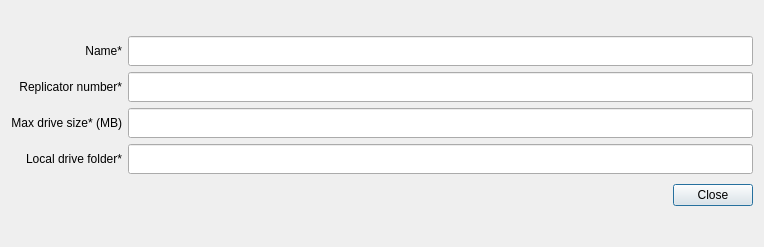
<?xml version="1.0" encoding="UTF-8"?>
<ui version="4.0">
 <class>DriveInfoDialog</class>
 <widget class="QDialog" name="DriveInfoDialog">
  <property name="geometry">
   <rect>
    <x>0</x>
    <y>0</y>
    <width>764</width>
    <height>247</height>
   </rect>
  </property>
  <property name="windowTitle">
   <string>Dialog</string>
  </property>
  <layout class="QVBoxLayout" name="verticalLayout">
   <item>
    <layout class="QGridLayout" name="gridLayout">
     <item row="1" column="1">
      <widget class="QLineEdit" name="m_replicatorNumber">
       <property name="minimumSize">
        <size>
         <width>450</width>
         <height>30</height>
        </size>
       </property>
       <property name="maximumSize">
        <size>
         <width>16777215</width>
         <height>30</height>
        </size>
       </property>
       <property name="text">
        <string/>
       </property>
      </widget>
     </item>
     <item row="0" column="1">
      <widget class="QLineEdit" name="m_driveName">
       <property name="minimumSize">
        <size>
         <width>450</width>
         <height>30</height>
        </size>
       </property>
       <property name="maximumSize">
        <size>
         <width>16777215</width>
         <height>30</height>
        </size>
       </property>
      </widget>
     </item>
     <item row="2" column="1">
      <widget class="QLineEdit" name="m_maxDriveSize">
       <property name="minimumSize">
        <size>
         <width>450</width>
         <height>30</height>
        </size>
       </property>
       <property name="maximumSize">
        <size>
         <width>16777215</width>
         <height>30</height>
        </size>
       </property>
       <property name="text">
        <string/>
       </property>
      </widget>
     </item>
     <item row="3" column="0">
      <widget class="QLabel" name="label_5">
       <property name="text">
        <string>Local drive folder*</string>
       </property>
       <property name="alignment">
        <set>Qt::AlignRight|Qt::AlignTrailing|Qt::AlignVCenter</set>
       </property>
      </widget>
     </item>
     <item row="3" column="1">
      <widget class="QLineEdit" name="m_localDriveFolder">
       <property name="minimumSize">
        <size>
         <width>450</width>
         <height>30</height>
        </size>
       </property>
       <property name="maximumSize">
        <size>
         <width>16777215</width>
         <height>30</height>
        </size>
       </property>
       <property name="text">
        <string/>
       </property>
      </widget>
     </item>
     <item row="2" column="0">
      <widget class="QLabel" name="label_4">
       <property name="text">
        <string>Max drive size* (MB)</string>
       </property>
       <property name="alignment">
        <set>Qt::AlignRight|Qt::AlignTrailing|Qt::AlignVCenter</set>
       </property>
      </widget>
     </item>
     <item row="0" column="0">
      <widget class="QLabel" name="label">
       <property name="text">
        <string>Name*</string>
       </property>
       <property name="alignment">
        <set>Qt::AlignRight|Qt::AlignTrailing|Qt::AlignVCenter</set>
       </property>
      </widget>
     </item>
     <item row="4" column="1">
      <widget class="QDialogButtonBox" name="buttonBox">
       <property name="minimumSize">
        <size>
         <width>0</width>
         <height>30</height>
        </size>
       </property>
       <property name="maximumSize">
        <size>
         <width>16777215</width>
         <height>30</height>
        </size>
       </property>
       <property name="orientation">
        <enum>Qt::Horizontal</enum>
       </property>
       <property name="standardButtons">
        <set>QDialogButtonBox::Close</set>
       </property>
      </widget>
     </item>
     <item row="1" column="0">
      <widget class="QLabel" name="label_3">
       <property name="text">
        <string>Replicator number*</string>
       </property>
       <property name="alignment">
        <set>Qt::AlignRight|Qt::AlignTrailing|Qt::AlignVCenter</set>
       </property>
      </widget>
     </item>
    </layout>
   </item>
  </layout>
 </widget>
 <resources/>
 <connections>
  <connection>
   <sender>buttonBox</sender>
   <signal>accepted()</signal>
   <receiver>DriveInfoDialog</receiver>
   <slot>accept()</slot>
   <hints>
    <hint type="sourcelabel">
     <x>248</x>
     <y>254</y>
    </hint>
    <hint type="destinationlabel">
     <x>157</x>
     <y>274</y>
    </hint>
   </hints>
  </connection>
  <connection>
   <sender>buttonBox</sender>
   <signal>rejected()</signal>
   <receiver>DriveInfoDialog</receiver>
   <slot>reject()</slot>
   <hints>
    <hint type="sourcelabel">
     <x>316</x>
     <y>260</y>
    </hint>
    <hint type="destinationlabel">
     <x>286</x>
     <y>274</y>
    </hint>
   </hints>
  </connection>
 </connections>
</ui>
